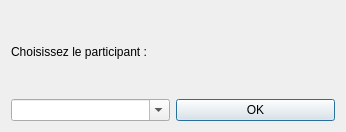
<?xml version="1.0" encoding="UTF-8"?>
<ui version="4.0">
 <class>Dialog</class>
 <widget class="QDialog" name="Dialog">
  <property name="geometry">
   <rect>
    <x>0</x>
    <y>0</y>
    <width>346</width>
    <height>132</height>
   </rect>
  </property>
  <property name="windowTitle">
   <string>Dialog</string>
  </property>
  <layout class="QVBoxLayout" name="verticalLayout">
   <item>
    <widget class="QLabel" name="label_2">
     <property name="text">
      <string>Choisissez le participant :</string>
     </property>
    </widget>
   </item>
   <item>
    <layout class="QHBoxLayout" name="horizontalLayout_3">
     <item>
      <widget class="QComboBox" name="list">
       <property name="editable">
        <bool>true</bool>
       </property>
      </widget>
     </item>
     <item>
      <widget class="QPushButton" name="ok_listpopup">
       <property name="text">
        <string>OK</string>
       </property>
      </widget>
     </item>
    </layout>
   </item>
  </layout>
 </widget>
 <resources/>
 <connections/>
</ui>
